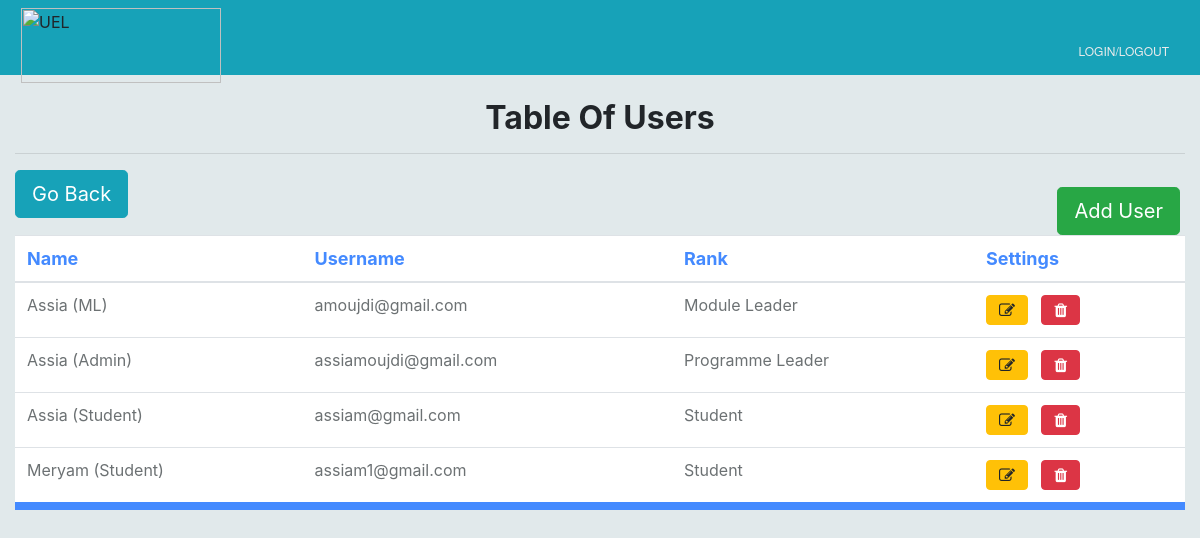
/admin/view-users.php (signed in), run on the app's committed database.
### tables this page shows
CREATE TABLE `users` (
  `id` int(50) NOT NULL,
  `name` varchar(250) NOT NULL,
  `username` varchar(250) NOT NULL,
  `password` varchar(250) NOT NULL,
  `rank` varchar(250) NOT NULL,
  `student_id` varchar(50) NOT NULL,
  `phone` varchar(50) NOT NULL,
  `room` varchar(50) NOT NULL,
  `student_hours` varchar(250) NOT NULL
);

### admin/view-users.php (the view, shortened to what this page needs)
<?php
	include "../includes/admin-navbar.php";
	include "../includes/db_handler.php";
	if(isset($_SESSION['id'])) {
		?>
<!DOCTYPE html>
<html>
<head>
	<link href="//maxcdn.bootstrapcdn.com/bootstrap/4.1.1/css/bootstrap.min.css" rel="stylesheet" id="bootstrap-css">
	<link href="//maxcdn.bootstrapcdn.com/font-awesome/4.3.0/css/font-awesome.min.css" rel="stylesheet">
</head>
<body>
	<br>
	<div class="col-md-12">
		<h2 style="text-align: center;"><b> Table Of Users </b></h2>
		<hr>
		  <table class="table table-striped">
		    <div class="dropdown">
		      <a style="color: white;" href="add-user.php"><button class="btn btn-lg btn-success" style="margin-top: 17px; float: right; margin-right: 5px;">Add User</button></a>
		      <a href="../home/adminHome.php"><button style="color: white;" type="button" class="btn btn-lg btn-info">Go Back</button></a>
		  </div>
		</div>
		     <thead>
		        <tr class="row-name">
		           <th>Name</th>
		           <th>Username</th>
		           <th>Rank</th>
		           <th>Settings</th>
		        </tr>
		     </thead>
		     <tbody>
		     	<?php
		     		$output = '';
		     		$sql = "SELECT * FROM users";
		     		$result = mysqli_query($conn, $sql) or die(mysql_error($conn));
		     		while($row = mysqli_fetch_array($result)) {
		     			$username = $row["username"];
		     			$uid = $row["id"];
              			$husername = base64_encode($username);
              			$hid = base64_encode($uid);
		     			$output .= '<tr class="row-content">
		     					<td>'.$row["name"].'</td>
		           				<td>'.$row["username"].'</td>
		           				<td>'.$row["rank"].'</td>
		           				<td>
					              <a class="btn btn-warning edit" href="edit-user.php?id=' . $husername . '" aria-label="Settings">
					                <i class="fa fa-pencil-square-o" aria-hidden="true"></i>
					              </a>
					              &nbsp
					              <a class="btn btn-danger edit" href="remove-one-user.php?id=' . $hid . '" aria-label="Settings">
					                <i class="fa fa-trash" aria-hidden="true"></i>
					              </a>
					           </td>
		     				  </tr>';
		     		}
		     		echo $output;
		     	?>
		     </tbody>
</body>
</html>
<?php
	}
	else {
		echo "<h1>Please login first</h1>";
	}
?>

### includes/admin-navbar.php (shortened to what this page needs)
  <link href="//maxcdn.bootstrapcdn.com/bootstrap/4.1.1/css/bootstrap.min.css" rel="stylesheet" id="bootstrap-css">
  <nav class="navbar navbar-inverse">
  <div class="container-fluid">
    <div class="navbar-header">
      <?php
        if(isset($_SESSION['id'])) {
          ?>
          <a href="../home/adminHome.php"><img src="../uel.png" alt="UEL" name="UEL" style="width: 200px; height: 75px; margin-top: -10px; float: left; margin-left: -10px;"></a>
        <?php
        }
        else {
          ?>
          <img src="../uel.png" alt="UEL" name="UEL" style="width: 200px; height: 75px; margin-top: -10px; float: left; margin-left: -10px;">
        <?php
        }
      ?>
    </div>
    <div>
<ul class="nav navbar-nav navbar-right">
      <?php
        echo '<li><a href="../login.php">Login/Logout</a></li>';
      ?>
    </div>
  </div>
</nav>

### includes/admin-navbar.php (style rules this page uses)
body { background-color: #e1e9eb; }
.navbar-inverse .navbar-nav>li>a { color: #17a2b8; border: none!important; font-size: 12px; text-transform: uppercase; color: #ececec; font-family: "Raleway","Helvetica Neue","Helvetica","Roboto","Arial",sans-serif; font-feature-settings: "lnum"; font-variant-numeric: lining-nums; }
div { display: block; }
.navbar-inverse { background-color: #17a2b8; border-color: #17a2b8; height: 75px; }
.container-fluid { padding-right: 15px; padding-left: 15px; margin-right: auto; margin-left: auto; margin-top: 10px; }
ul, menu, dir { display: block; list-style-type: disc; -webkit-margin-before: 1em; -webkit-margin-after: 1em; -webkit-margin-start: 0px; -webkit-margin-end: 0px; -webkit-padding-start: 40px; }
.nav li { font-family: 'Gabriola', sans-serif; font-size: 1.2em; line-height: 40px; text-align: left; background-color: #17a2b8; }
.nav a { text-decoration: none; color: #FFFFFF; display: block; padding-left: 15px; border-bottom: 1px solid #888; transition: .3s background-color; }

### admin/view-users.php (style rules this page uses)
body { background-color: #e1e9eb; }
tr.row-name { font-size: 18px; color:#448aff; }
tr.row-content { color:#6c7173; }
table { border-bottom: 8px solid #448aff; }
.table-striped>tbody>tr:nth-of-type(odd) { background: white; !important; }
tr { background-color: white; }

### data on the page
users: name "Assia (ML)", username "amoujdi@gmail.com", rank "Module Leader"
users: name "Assia (Admin)", username "assiamoujdi@gmail.com", rank "Programme Leader"
users: name "Assia (Student)", username "assiam@gmail.com", rank "Student"
users: name "Meryam (Student)", username "assiam1@gmail.com", rank "Student"
